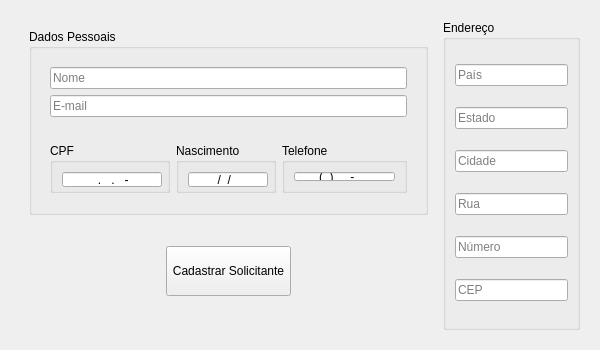
<?xml version="1.0" encoding="UTF-8"?>
<ui version="4.0">
 <class>Form</class>
 <widget class="QWidget" name="Form">
  <property name="geometry">
   <rect>
    <x>0</x>
    <y>0</y>
    <width>600</width>
    <height>350</height>
   </rect>
  </property>
  <property name="minimumSize">
   <size>
    <width>600</width>
    <height>350</height>
   </size>
  </property>
  <property name="maximumSize">
   <size>
    <width>600</width>
    <height>350</height>
   </size>
  </property>
  <property name="windowTitle">
   <string>Form</string>
  </property>
  <layout class="QVBoxLayout" name="verticalLayout">
   <item>
    <widget class="QFrame" name="top_frame">
     <property name="autoFillBackground">
      <bool>false</bool>
     </property>
     <property name="styleSheet">
      <string notr="true">QFrame#top_frame { 
 border: none; background: transparent;
 }</string>
     </property>
     <property name="frameShape">
      <enum>QFrame::Shape::StyledPanel</enum>
     </property>
     <property name="frameShadow">
      <enum>QFrame::Shadow::Raised</enum>
     </property>
     <layout class="QHBoxLayout" name="horizontalLayout_2">
      <item>
       <widget class="QFrame" name="left_frame">
        <property name="styleSheet">
         <string notr="true">QFrame{
border: none; background: transparent;
}</string>
        </property>
        <property name="frameShape">
         <enum>QFrame::Shape::StyledPanel</enum>
        </property>
        <property name="frameShadow">
         <enum>QFrame::Shadow::Raised</enum>
        </property>
        <layout class="QVBoxLayout" name="verticalLayout_5">
         <item>
          <widget class="QGroupBox" name="personal_data_gbox">
           <property name="minimumSize">
            <size>
             <width>0</width>
             <height>175</height>
            </size>
           </property>
           <property name="maximumSize">
            <size>
             <width>16777215</width>
             <height>200</height>
            </size>
           </property>
           <property name="autoFillBackground">
            <bool>false</bool>
           </property>
           <property name="styleSheet">
            <string notr="true"/>
           </property>
           <property name="title">
            <string>Dados Pessoais</string>
           </property>
           <layout class="QVBoxLayout" name="verticalLayout_2">
            <item>
             <widget class="QFrame" name="frame">
              <property name="frameShape">
               <enum>QFrame::Shape::StyledPanel</enum>
              </property>
              <property name="frameShadow">
               <enum>QFrame::Shadow::Raised</enum>
              </property>
              <layout class="QVBoxLayout" name="verticalLayout_7">
               <item>
                <widget class="QLineEdit" name="lineEdit">
                 <property name="placeholderText">
                  <string>Nome</string>
                 </property>
                </widget>
               </item>
               <item>
                <widget class="QLineEdit" name="lineEdit_5">
                 <property name="placeholderText">
                  <string>E-mail</string>
                 </property>
                </widget>
               </item>
              </layout>
             </widget>
            </item>
            <item>
             <widget class="QFrame" name="frame_2">
              <property name="frameShape">
               <enum>QFrame::Shape::StyledPanel</enum>
              </property>
              <property name="frameShadow">
               <enum>QFrame::Shadow::Raised</enum>
              </property>
              <layout class="QHBoxLayout" name="horizontalLayout_3">
               <item>
                <widget class="QGroupBox" name="groupBox">
                 <property name="minimumSize">
                  <size>
                   <width>120</width>
                   <height>30</height>
                  </size>
                 </property>
                 <property name="maximumSize">
                  <size>
                   <width>120</width>
                   <height>50</height>
                  </size>
                 </property>
                 <property name="title">
                  <string>CPF</string>
                 </property>
                 <layout class="QVBoxLayout" name="verticalLayout_4">
                  <item>
                   <widget class="QLineEdit" name="lineEdit_2">
                    <property name="minimumSize">
                     <size>
                      <width>100</width>
                      <height>15</height>
                     </size>
                    </property>
                    <property name="maximumSize">
                     <size>
                      <width>100</width>
                      <height>15</height>
                     </size>
                    </property>
                    <property name="inputMask">
                     <string>999.999.999-99</string>
                    </property>
                    <property name="alignment">
                     <set>Qt::AlignmentFlag::AlignCenter</set>
                    </property>
                    <property name="placeholderText">
                     <string/>
                    </property>
                   </widget>
                  </item>
                 </layout>
                </widget>
               </item>
               <item>
                <widget class="QGroupBox" name="groupBox_3">
                 <property name="maximumSize">
                  <size>
                   <width>100</width>
                   <height>50</height>
                  </size>
                 </property>
                 <property name="title">
                  <string>Nascimento</string>
                 </property>
                 <layout class="QHBoxLayout" name="horizontalLayout_5">
                  <item>
                   <widget class="QLineEdit" name="lineEdit_3">
                    <property name="minimumSize">
                     <size>
                      <width>80</width>
                      <height>15</height>
                     </size>
                    </property>
                    <property name="maximumSize">
                     <size>
                      <width>80</width>
                      <height>15</height>
                     </size>
                    </property>
                    <property name="inputMask">
                     <string>99/99/9999</string>
                    </property>
                    <property name="alignment">
                     <set>Qt::AlignmentFlag::AlignCenter</set>
                    </property>
                    <property name="placeholderText">
                     <string notr="true"/>
                    </property>
                   </widget>
                  </item>
                 </layout>
                </widget>
               </item>
               <item>
                <widget class="QGroupBox" name="groupBox_2">
                 <property name="maximumSize">
                  <size>
                   <width>125</width>
                   <height>50</height>
                  </size>
                 </property>
                 <property name="title">
                  <string>Telefone</string>
                 </property>
                 <layout class="QVBoxLayout" name="verticalLayout_6">
                  <item>
                   <widget class="QLineEdit" name="lineEdit_4">
                    <property name="inputMask">
                     <string>(99)99999-9999</string>
                    </property>
                    <property name="alignment">
                     <set>Qt::AlignmentFlag::AlignCenter</set>
                    </property>
                    <property name="placeholderText">
                     <string>Telefone</string>
                    </property>
                   </widget>
                  </item>
                 </layout>
                </widget>
               </item>
              </layout>
             </widget>
            </item>
           </layout>
          </widget>
         </item>
         <item>
          <widget class="QFrame" name="frame_4">
           <property name="maximumSize">
            <size>
             <width>16777215</width>
             <height>100</height>
            </size>
           </property>
           <property name="frameShape">
            <enum>QFrame::Shape::StyledPanel</enum>
           </property>
           <property name="frameShadow">
            <enum>QFrame::Shadow::Raised</enum>
           </property>
           <layout class="QHBoxLayout" name="horizontalLayout">
            <item>
             <widget class="QPushButton" name="register_button">
              <property name="minimumSize">
               <size>
                <width>125</width>
                <height>25</height>
               </size>
              </property>
              <property name="maximumSize">
               <size>
                <width>125</width>
                <height>50</height>
               </size>
              </property>
              <property name="text">
               <string>Cadastrar Solicitante</string>
              </property>
             </widget>
            </item>
           </layout>
          </widget>
         </item>
        </layout>
       </widget>
      </item>
      <item>
       <widget class="QGroupBox" name="address_gbox">
        <property name="maximumSize">
         <size>
          <width>200</width>
          <height>16777215</height>
         </size>
        </property>
        <property name="title">
         <string>Endereço</string>
        </property>
        <layout class="QVBoxLayout" name="verticalLayout_3">
         <item>
          <widget class="QLineEdit" name="lineEdit_6">
           <property name="placeholderText">
            <string>País</string>
           </property>
          </widget>
         </item>
         <item>
          <widget class="QLineEdit" name="lineEdit_7">
           <property name="placeholderText">
            <string>Estado</string>
           </property>
          </widget>
         </item>
         <item>
          <widget class="QLineEdit" name="lineEdit_8">
           <property name="placeholderText">
            <string>Cidade</string>
           </property>
          </widget>
         </item>
         <item>
          <widget class="QLineEdit" name="lineEdit_9">
           <property name="placeholderText">
            <string>Rua</string>
           </property>
          </widget>
         </item>
         <item>
          <widget class="QLineEdit" name="lineEdit_10">
           <property name="text">
            <string/>
           </property>
           <property name="placeholderText">
            <string>Número</string>
           </property>
          </widget>
         </item>
         <item>
          <widget class="QLineEdit" name="lineEdit_11">
           <property name="placeholderText">
            <string>CEP</string>
           </property>
          </widget>
         </item>
        </layout>
       </widget>
      </item>
     </layout>
    </widget>
   </item>
  </layout>
 </widget>
 <resources/>
 <connections/>
</ui>
